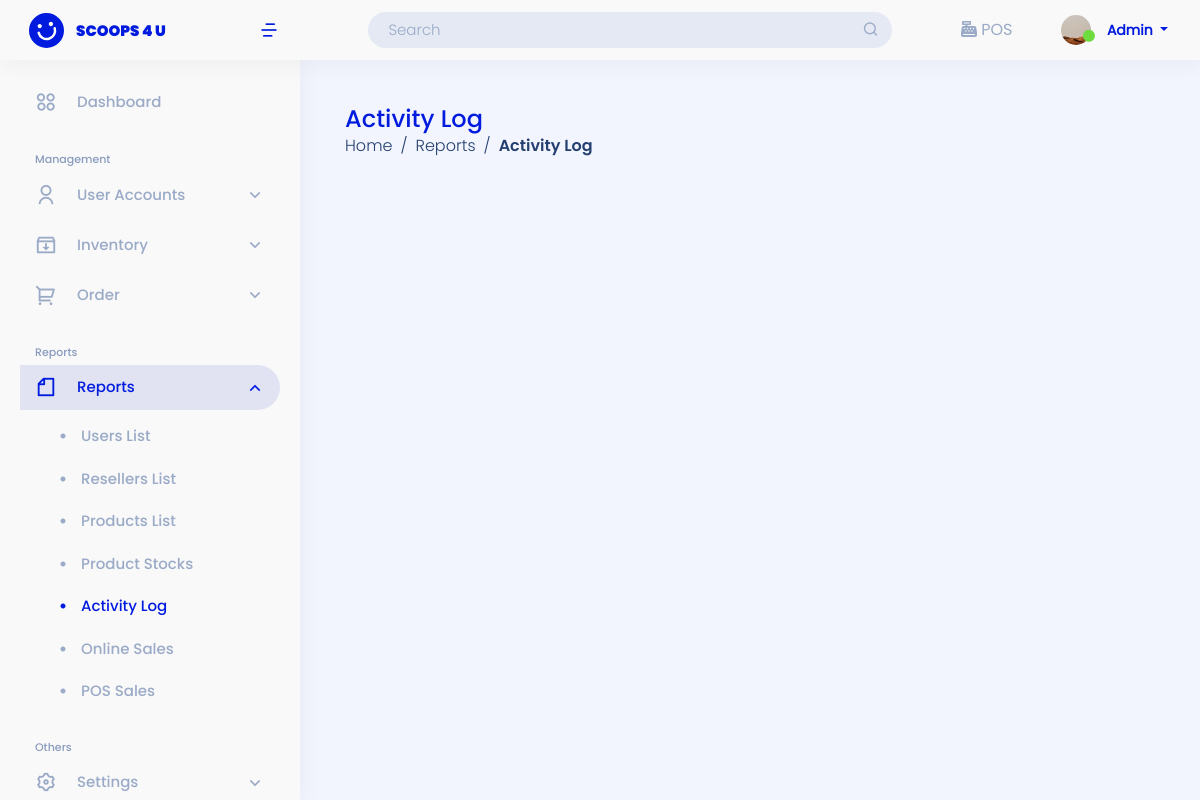
Screenshot of /user-site/reports/activity-log/ (signed in) with the database file from the repository.
### admin_site/models.py (models this page shows, shortened)
class Profile(models.Model):
    list_user = models.CharField(max_length=100, null=False, verbose_name="List User")
    profile_fname = models.CharField(max_length=250, null=False, verbose_name="First Name")
    profile_mname = models.CharField(max_length=250,  null=False, verbose_name="Middle Name")
    profile_lname = models.CharField(max_length=250, null=False, verbose_name="Last Name")
    profile_about = models.TextField(max_length=250, null=True, verbose_name="About")
    profile_cnumber = models.BigIntegerField( null=False, verbose_name="Contact Number")
    profile_address = models.TextField(null=False, verbose_name="Address")
    profile_email = models.CharField( max_length=100, null=False, verbose_name="Email Address")
    profile_pic =models.ImageField( upload_to=image_path,null=True, default='img/default_profile.jpg', verbose_name='Profile Pic')

### landing_page/models.py (models this page shows)
class User(AbstractUser):
    ROLE = ((" "," "),("admin","admin"),("si_staff","si_staff"),("reseller","reseller"),("delivery_staff","delivery_staff"))
    STAT = ((" "," "),("active","active"),("inactive","inactive"))
    role = models.CharField(max_length=50, null=True, default=None, choices=ROLE)
    status = models.CharField(max_length=50, null=True, default=None , choices=STAT)

### admin_site/views.py (the view)
# urls.py: path('reports/activity-log/', views.report_actlog, name='report_actlog'),
@login_required(login_url='landing_page:login')
def report_actlog(request):
    list_reports = Activity_log.objects.all().order_by('-id')
    list_profile = Profile.objects.filter(list_user = request.user)
    current_profile = Profile.objects.filter(list_user = request.user)
    context = {
        'list_reports':list_reports,
        'sidebar': 'act_log',
        'list_profile': list_profile,
        'current_profile':current_profile,
    }
    return render(request, 'admin_site/reports/act_log.html', context)

### templates/admin_site/reports/act_log.html (shortened to what this page needs)
{% extends 'admin_site/base.html' %}
{% load static %}
{% block content %}
<main id="main" class="main mt-5">
    <div class="pagetitle">
        <h1>Activity Log</h1>
        <nav>
            <ol class="breadcrumb">
                <li class="breadcrumb-item"><a href="{% url 'admin_site:dashboard'%}">Home</a></li>
                <li class="breadcrumb-item">Reports</li>
                <li class="breadcrumb-item active">Activity Log</li>
            </ol>
        </nav>
    </div>
</main>
{% endblock content %}

### templates/admin_site/base.html (shortened to what this page needs)
{% load static %}
<!DOCTYPE html>
<html lang="en">
<head>
    <link href="https://cdn.jsdelivr.net/npm/bootstrap@5.0.2/dist/css/bootstrap.min.css" rel="stylesheet" >
    <link href="{% static '/css/assets/bootstrap/css/bootstrap.min.css'%}" rel="stylesheet">
    <link href="{% static '/css/assets/simple-datatables/style.css'%}" rel="stylesheet">
    <link href="{% static '/css/assets/remixicon/remixicon.css'%}" rel="stylesheet">
    <link href="https://cdn.datatables.net/1.13.4/css/jquery.dataTables.min.css" rel="stylesheet">
    <link href="https://cdn.datatables.net/buttons/2.3.6/css/buttons.dataTables.min.css" rel="stylesheet">
    <link href="https://cdn.datatables.net/autofill/2.5.3/css/autoFill.dataTables.min.css" rel="stylesheet">
    <link href="https://cdn.datatables.net/v/bs5/jszip-2.5.0/b-2.3.6/b-colvis-2.3.6/b-html5-2.3.6/b-print-2.3.6/date-1.4.0/sp-2.1.2/datatables.min.css" rel="stylesheet"/>
    <link href="{% static '/css/sandi.css'%}" rel="stylesheet">
  </head>
<body>
{% if user.role == "admin"%}
<header id="header" class="header fixed-top d-flex align-items-center">
  <div class="d-flex align-items-center justify-content-between">
    <a href="{% url 'admin_site:dashboard'%}" class="logo d-flex align-items-center">
      <img src="{% static '/img/logo-header.svg'%}" alt="">
      <span class="d-none d-lg-block">SCOOPS 4 U</span>
    </a>
    <i class="ri-menu-4-line toggle-sidebar-btn ms-1 me-3" style="font-size: 20px; font-weight: 500; color:#001BDE;"></i>
  </div>
  <div class="search-bar mx-auto">
    <form class="search-form d-flex align-items-center" method="POST" action="#">
      <input type="text" name="query" placeholder="Search" id="searchInput">
      <button class="nope" type="submit" title="Search"></button>
    </form>
  </div>
  <div class="POS POS-header">
      <i class="fa-solid fa-cash-register"></i>
      <a href="{%url 'admin_site:pos' %}">POS</a>
    </div>
  <nav class="header-nav ms-auto">
    <ul class="d-flex align-items-center">
      <li class="nav-item dropdown pe-3 header-icon">
        <a class="nav-link nav-profile d-flex align-items-center me-3" href="#" data-bs-toggle="dropdown">
          {% if list_profile %}
          {% for list in list_profile %}
            {% if list.profile_pic %}
              <img id="output" src="/media/{{ list.profile_pic}}" alt="Profile-pic" width="30" height="30" class="rounded-circle me-2">
            {% else %}
              <img src="{% static 'img/default_profile.jpg' %}" alt="Profile-pic" width="30" height="30" class="rounded-circle me-2">
            {% endif %}
          {% endfor %}
        {% else %}
          <img src="{% static 'img/default_profile.jpg' %}" alt="Profile-pic" width="30" height="30" class="rounded-circle me-2">
        {% endif %}
          <i alt="Profile" class="ri-checkbox-blank-circle-fill"></i>
          <span class="d-none d-md-block dropdown-toggle ps-2" style="text-transform: capitalize;">
            {{ user }}
          </span>
        </a>
      </li>
    </ul>
  </nav>
</header>
<aside id="sidebar" class="sidebar">
  <ul class="sidebar-nav" id="sidebar-nav">
        <li class="nav-item {% if sidebar == 'dashboard' %}active-nav{% endif %}">
              <a class="nav-link {% if sidebar != 'dashboard' %}collapsed{% endif %}" href="{% url 'admin_site:dashboard'%}" id="dash-ad">
              <i class="ri-apps-2-line" style="font-size: 22px; font-weight: 100; margin-right: 20px"></i>
              <span>Dashboard</span>
              </a>
        </li>
        <li class="nav-heading pt-3">Management</li>
        {% if sidebar == 'users' %}
        <li class="nav-item {% if sidebar == 'users' %}active-nav{% endif %}">
          <a class="nav-link {% if sidebar != 'users' %}collapsed{% endif %}"data-bs-target="#users-nav" data-bs-toggle="collapse" href="#">
              <i class="ri-user-line" style="font-size: 22px; font-weight: 100; margin-right: 20px"></i><span>User Accounts</span><i class="ri-arrow-down-s-line ms-auto" style="font-size: 20px; font-weight: 100;" ></i>
          </a>
          <ul id="users-nav" class="nav-content collapse  {% if sidebar == 'users' %}show{% endif %}" data-bs-parent="#sidebar-nav">
              <li>
              <a href="{% url 'admin_site:user_list' %}" class="{% if sidebar == 'users' %}active{% endif %}">
                  <i class="ri-checkbox-blank-circle-fill" style="margin-right: 15px" ></i><span>Users List</span>
              </a>
              </li>
              <li>
              <a href="{% url 'admin_site:list_reseller'%}">
                  <i class="ri-checkbox-blank-circle-fill" style="margin-right: 15px" ></i><span>Resellers List</span>
              </a>
              </li>
              <li>
              <a href="{% url 'admin_site:list_inquiry'%}">
                  <i class="ri-checkbox-blank-circle-fill" style="margin-right: 15px" ></i><span>Requests</span>
              </a>
              </li>
              <li>
                <a href="{% url 'admin_site:list_archive' %}">
                    <i class="ri-checkbox-blank-circle-fill" style="margin-right: 15px" ></i><span>Archives</span>
                </a>
              </li>
          </ul>
        </li>
        {% else %}
        <li class="nav-item">
            <a class="nav-link collapsed" data-bs-target="#users-nav" data-bs-toggle="collapse" href="#">
                <i class="ri-user-line" style="font-size: 22px; font-weight: 100; margin-right: 20px"></i><span>User Accounts</span><i class="ri-arrow-down-s-line ms-auto" style="font-size: 20px; font-weight: 100;" ></i>
            </a>
          </li>
        {% endif %}
        {% if sidebar == 'product' %}
        <li class="nav-item {% if sidebar == 'product' %}active-nav{% endif %}">
        <a class="nav-link {% if sidebar != 'product' %}collapsed{% endif %} " data-bs-target="#inventory-nav" data-bs-toggle="collapse" href="#">
              <i class="ri-inbox-archive-line"style="font-size: 22px; font-weight: 100; margin-right: 20px"></i>
              <span>Inventory</span><i class="ri-arrow-down-s-line ms-auto" style="font-size: 20px; font-weight: 100;" ></i>
        </a>
        <ul id="inventory-nav" class="nav-content collapse {% if sidebar == 'product' %}show{% endif %}" data-bs-parent="#sidebar-nav">
            <li>
                <a href="{%url 'admin_site:list_product' %}" class="{% if sidebar == 'product' %}active{% endif %}">
                      <i class="ri-checkbox-blank-circle-fill" style="margin-right: 15px" ></i><span>Products</span>
                </a>
            </li>
            <li>
                <a href="{%url 'admin_site:inventory' %}">
                      <i class="ri-checkbox-blank-circle-fill" style="margin-right: 15px" ></i><span>Product Stocks</span>
                </a>
            </li>
        </ul>
        </li>
        {% else %}
        <li class="nav-item">
          <a class="nav-link collapsed" data-bs-target="#inventory-nav" data-bs-toggle="collapse" href="#">
                <i class="ri-inbox-archive-line"style="font-size: 22px; font-weight: 100; margin-right: 20px"></i>
                <span>Inventory</span><i class="ri-arrow-down-s-line ms-auto" style="font-size: 20px; font-weight: 100;" ></i>
          </a>
          </li>
          {% endif %}
        {% if sidebar == 'pending' %}
        <li class="nav-item {% if sidebar == 'pending' %}active-nav{% endif %}">
        <a class="nav-link {% if sidebar != 'pending' %}collapsed{% endif %}" data-bs-target="#sales-nav" data-bs-toggle="collapse" href="#">
              <i class="ri-shopping-cart-2-line" style="font-size: 22px; font-weight: 100; margin-right: 20px"></i><span>Order</span><i class="ri-arrow-down-s-line ms-auto" style="font-size: 20px; font-weight: 100;" ></i>
        </a>
        <ul id="sales-nav" class="nav-content collapse {% if sidebar == 'pending' %}show{% endif %}" data-bs-parent="#sidebar-nav">
              <li>
                  <a href="{% url 'admin_site:transaction_orders' %}" class="{% if sidebar == 'pending' %}active{% endif %}">
                        <i class="ri-checkbox-blank-circle-fill" style="margin-right: 15px" ></i><span>Pending</span>
                  </a>
              </li>
              <li>
                  <a href="{% url 'admin_site:transaction_outshipping' %}">
                        <i class="ri-checkbox-blank-circle-fill" style="margin-right: 15px" ></i><span>Out For Delivery</span>
                  </a>
              </li>
              <li>
                  <a href="{% url 'admin_site:transaction_completed' %}">
                        <i class="ri-checkbox-blank-circle-fill" style="margin-right: 15px" ></i><span>Delivered</span>
                  </a>
              </li>
              <li>
                <a href="{%url 'admin_site:unreturned_product' %}">
                      <i class="ri-checkbox-blank-circle-fill" style="margin-right: 15px" ></i><span>Unreturned</span>
                </a>
              </li>
              <li>
                <a href="{%url 'admin_site:returned_product' %}">
                      <i class="ri-checkbox-blank-circle-fill" style="margin-right: 15px" ></i><span>Returned</span>
                </a>
              </li>
        </ul>
        </li>
        {% else %}
        <li class="nav-item">
        <a class="nav-link collapsed " data-bs-target="#sales-nav" data-bs-toggle="collapse" href="#">
              <i class="ri-shopping-cart-2-line" style="font-size: 22px; font-weight: 100; margin-right: 20px"></i><span>Order</span><i class="ri-arrow-down-s-line ms-auto" style="font-size: 20px; font-weight: 100;" ></i>
        </a>
        </li>
        {% endif %}
        <li class="nav-heading pt-3">Reports</li>
        {% if sidebar == 'act_log' %}
        <li class="mb-act nav-item {% if sidebar == 'act_log' %}active-nav{% endif %}">
              <a class="nav-link {% if sidebar != 'act_log' %}collapsed{% endif %}" data-bs-target="#reports-nav" data-bs-toggle="collapse" href="#">
                  <i class="ri-file-line" style="font-size: 22px; font-weight: 100; margin-right: 20px"></i><span>Reports</span><i class="ri-arrow-down-s-line ms-auto" style="font-size: 20px; font-weight: 100;" ></i>
              </a>
              <ul id="reports-nav" class="nav-content collapse {% if sidebar == 'act_log' %}show{% endif %}" data-bs-parent="#sidebar-nav">
                  <li>
                      <a href="{% url 'admin_site:report_users' %}">
                            <span>Users List</span>
                      </a>
                  </li>
                  <li>
                      <a href="{% url 'admin_site:report_res' %}">
                            <span>Resellers List</span>
                      </a>
                  </li>
                  <li>
                      <a href="{% url 'admin_site:report_product' %}">
                            <span>Products List</span>
                      </a>
                  </li>
                  <li>
                      <a href="{% url 'admin_site:report_stocks' %}">
                            <span>Product Stocks</span>
                      </a>
                  </li>
                  <li>
                        <a href="{% url 'admin_site:report_actlog' %}" class="{% if sidebar == 'act_log' %}active{% endif %}">
                        <span>Activity Log</span>
                        </a>
                  </li>
                  <li>
                        <a href="{% url 'admin_site:report_online_sales' %}">
                        <span>Online Sales</span>
                        </a>
                  </li>
                  <li>
                        <a href="{% url 'admin_site:report_pos_sales' %}">
                        <span>POS Sales</span>
                        </a>
                  </li>
              </ul>
        </li>
        {% endif %}
        <li class="nav-heading pt-3">Others</li>
        {% if sidebar == 'product_settings' %}
        <li class="nav-item {% if sidebar == 'product_settings' %}active-nav{% endif %}">
              <a class="nav-link {% if sidebar != 'product_settings' %}collapsed{% endif %}" data-bs-target="#settings-nav" data-bs-toggle="collapse" href="#">
                  <i class="ri-settings-3-line" style="font-size: 22px; font-weight: 100; margin-right: 20px"></i><span>Settings</span><i class="ri-arrow-down-s-line ms-auto" style="font-size: 20px; font-weight: 100;" ></i>
              </a>
              <ul id="settings-nav" class="nav-content collapse {% if sidebar == 'product_settings' %}show{% endif %}" data-bs-parent="#sidebar-nav">
                  <!-- <li>
                  <a href="{% url 'admin_site:settings_profile' %}">
                        <i class="ri-checkbox-blank-circle-fill" style="margin-right: 15px" ></i><span>Edit Profile</span>
                  </a>
                  </li>
                  <li>
                  <a href="{% url 'admin_site:list_archive' %}">
                        <i class="ri-checkbox-blank-circle-fill" style="margin-right: 15px" ></i><span>Archived Resellers</span>
                  </a>
                  </li> -->
                  <li>
                  <a href="{% url 'admin_site:settings_product' %}" class="{% if sidebar == 'product_settings' %}active{% endif %}">
                        <i class="ri-checkbox-blank-circle-fill" style="margin-right: 15px" ></i><span>Product Settings</span>
                  </a>
                  </li>
              </ul>
        </li>
        {% else %}
        <li class="nav-item">
              <a class="nav-link collapsed " data-bs-target="#settings-nav" data-bs-toggle="collapse" href="#">
                  <i class="ri-settings-3-line" style="font-size: 22px; font-weight: 100; margin-right: 20px"></i><span>Settings</span><i class="ri-arrow-down-s-line ms-auto" style="font-size: 20px; font-weight: 100;" ></i>
              </a>
        </li>
        {% endif %}
</ul>
</aside>
{% endif %}
<div class="">
  <div class="">
      <div class="">
          {% block content %}
          {% endblock content %}
        </div>
      </div>
    </div>
</body>
</html>

### rows the page displays
Profile: profile_pic (picture)
User: username "Admin"
